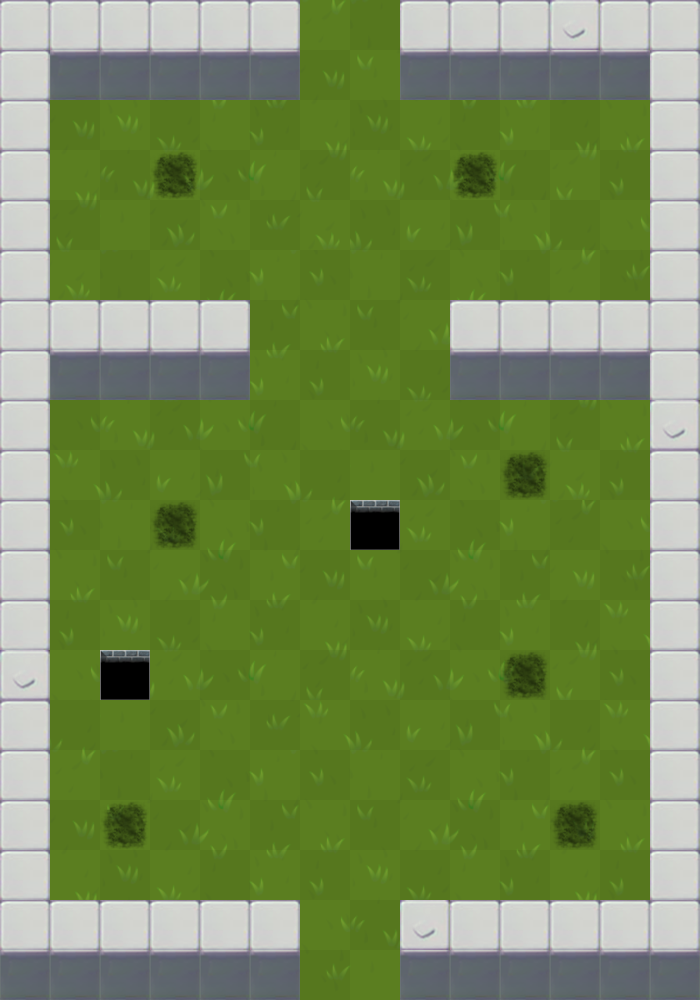

A level layout from a 2D game, rendered from its tile map. Below: a short description, then the map file with tile-grid data replaced by summaries:
An orthogonal 14x20 tile map with 50x50 px tiles, 14 tile layers (suelo, pared, enemigos1, enemigos2, ...), 12 tilesets.

<map version="1.2" tiledversion="2020.05.07" orientation="orthogonal" renderorder="right-down" width="14" height="20" tilewidth="50" tileheight="50" infinite="0" nextlayerid="15" nextobjectid="1">
 <properties>
  <property name="LongitudSierra" type="float" value="6" />
  <property name="MovingEnemyFinalPosX" type="float" value="5" />
  <property name="MovingEnemyFinalPosY" type="float" value="12" />
 </properties>
 <tileset firstgid="1" name="0" tilewidth="50" tileheight="50" tilecount="1" columns="1">
  <image source="tiles/0.png" width="64" height="64" />
 </tileset>
 <tileset firstgid="2" name="1" tilewidth="50" tileheight="50" tilecount="1" columns="1">
  <image source="tiles/1.png" width="64" height="64" />
 </tileset>
 <tileset firstgid="3" name="2" tilewidth="50" tileheight="50" tilecount="1" columns="1">
  <image source="tiles/2.png" width="64" height="64" />
 </tileset>
 <tileset firstgid="4" name="3" tilewidth="50" tileheight="50" tilecount="1" columns="1">
  <image source="tiles/3.png" width="64" height="64" />
 </tileset>
 <tileset firstgid="5" name="suciedad50" tilewidth="50" tileheight="50" tilecount="1" columns="1">
  <image source="tiles/suciedad50.png" width="50" height="50" />
 </tileset>
 <tileset firstgid="6" name="hoyo250" tilewidth="50" tileheight="50" tilecount="1" columns="1">
  <image source="tiles/hoyo250.png" width="50" height="50" />
 </tileset>
 <tileset firstgid="7" name="hoyo50" tilewidth="50" tileheight="50" tilecount="1" columns="1">
  <image source="tiles/hoyo50.png" width="50" height="50" />
 </tileset>
 <tileset firstgid="8" name="PuertaTransparente" tilewidth="50" tileheight="50" tilecount="1" columns="1">
  <image source="tiles/PuertaTransparente.png" width="50" height="50" />
 </tileset>
 <tileset firstgid="9" name="Bloque" tilewidth="50" tileheight="50" tilecount="1" columns="1">
  <image source="tiles/Bloque.png" width="50" height="50" />
 </tileset>
 <tileset firstgid="10" name="Bloque2" tilewidth="50" tileheight="50" tilecount="1" columns="1">
  <image source="tiles/Bloque2.png" width="50" height="50" />
 </tileset>
 <tileset firstgid="11" name="BloquePerp" tilewidth="50" tileheight="50" tilecount="1" columns="1">
  <image source="tiles/BloquePerp.png" width="50" height="50" />
 </tileset>
 <tileset firstgid="12" name="sueloCespedCompleto" tilewidth="50" tileheight="50" tilecount="280" columns="14">
  <image source="tiles/sueloCespedCompleto.png" width="700" height="1000" />
 </tileset>
 <layer id="1" name="suelo" width="14" height="20">
  <data>[280 cells, 280 non-empty, 280 distinct tile ids]</data>
 </layer>
 <layer id="2" name="pared" width="14" height="20">
  <data>[280 cells, 96 non-empty, 3 distinct tile ids]</data>
 </layer>
 <layer id="3" name="enemigos1" width="14" height="20">
  <data>[280 cells, 5 non-empty, 1 distinct tile ids]</data>
 </layer>
 <layer id="4" name="enemigos2" width="14" height="20">
  <data>[280 cells, 0 non-empty, 0 distinct tile ids]</data>
 </layer>
 <layer id="5" name="enemigos3" width="14" height="20">
  <data>[280 cells, 1 non-empty, 1 distinct tile ids]</data>
 </layer>
 <layer id="14" name="enemigos4" width="14" height="20">
  <data>[280 cells, 1 non-empty, 1 distinct tile ids]</data>
 </layer>
 <layer id="6" name="blocker" width="14" height="20">
  <data>[280 cells, 0 non-empty, 0 distinct tile ids]</data>
 </layer>
 <layer id="12" name="pinchos" width="14" height="20">
  <data>[280 cells, 0 non-empty, 0 distinct tile ids]</data>
 </layer>
 <layer id="13" name="sierra" width="14" height="20">
  <data>[280 cells, 2 non-empty, 1 distinct tile ids]</data>
 </layer>
 <layer id="7" name="mejoraVida" width="14" height="20">
  <data>[280 cells, 0 non-empty, 0 distinct tile ids]</data>
 </layer>
 <layer id="8" name="mejoraAtaque" width="14" height="20">
  <data>[280 cells, 0 non-empty, 0 distinct tile ids]</data>
 </layer>
 <layer id="9" name="mejoraMovimiento" width="14" height="20">
  <data>[280 cells, 0 non-empty, 0 distinct tile ids]</data>
 </layer>
 <layer id="10" name="mejoraCadencia" width="14" height="20">
  <data>[280 cells, 0 non-empty, 0 distinct tile ids]</data>
 </layer>
 <layer id="11" name="puerta" width="14" height="20">
  <data>[280 cells, 2 non-empty, 1 distinct tile ids]</data>
 </layer>
</map>
